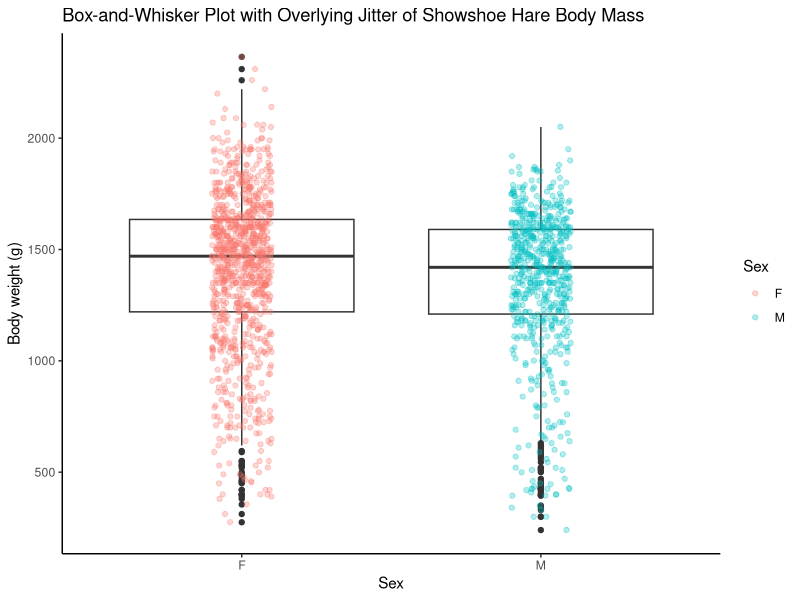

Here is the R script that generated this plot:
## ---- chunk 1
knitr::opts_chunk$set(echo = TRUE,
                      warning = FALSE,
                      message = FALSE)
## ---- chunk 2

library(tidyverse)
library(kableExtra)

## ---- chunk 3

showshoe_hares <- read_csv("showshoe_lter.csv")

## ---- chunk 4

hares_wrangle <- showshoe_hares %>% 
  filter(sex %in% c("M", "F"))  %>% # look for anything in sex column that matching anything in this string, a way to get rid of NAs
  drop_na("weight") # remove NAs from "weight" column
  
## ---- chunk 5

hare_boxplot <- ggplot(hares_wrangle, aes(x = sex, y = weight)) +
  geom_boxplot() +
  geom_jitter(width = 0.1, alpha = 0.3, aes(color = sex)) + # Width of jitter, opacity(alpha) of dots, color coding by sex
  theme_classic() +
  labs (x = "Sex", y = "Body weight (g)", color = "Sex", title = "Box-and-Whisker Plot with Overlying Jitter of Showshoe Hare Body Mass")

hare_boxplot

## ---- chunk 6

hares_summary <- hares_wrangle %>% 
  group_by(sex) %>% 
  summarize(
    mean = round(mean(weight), 2),
    sd = round(sd(weight), 2),
    n = length(sex)
  )

## ---- chunk 7

hares_table <- kable(hares_summary, caption = "Summary Table of Showshoe Hares", 
                     col.names = c("Sex","Mean Weight (g)","Standard Deviation (g)","Sample Size")) %>% # rename columns
  kable_styling(full_width = F, position = "center") # Decrease table width and centers it

hares_table
